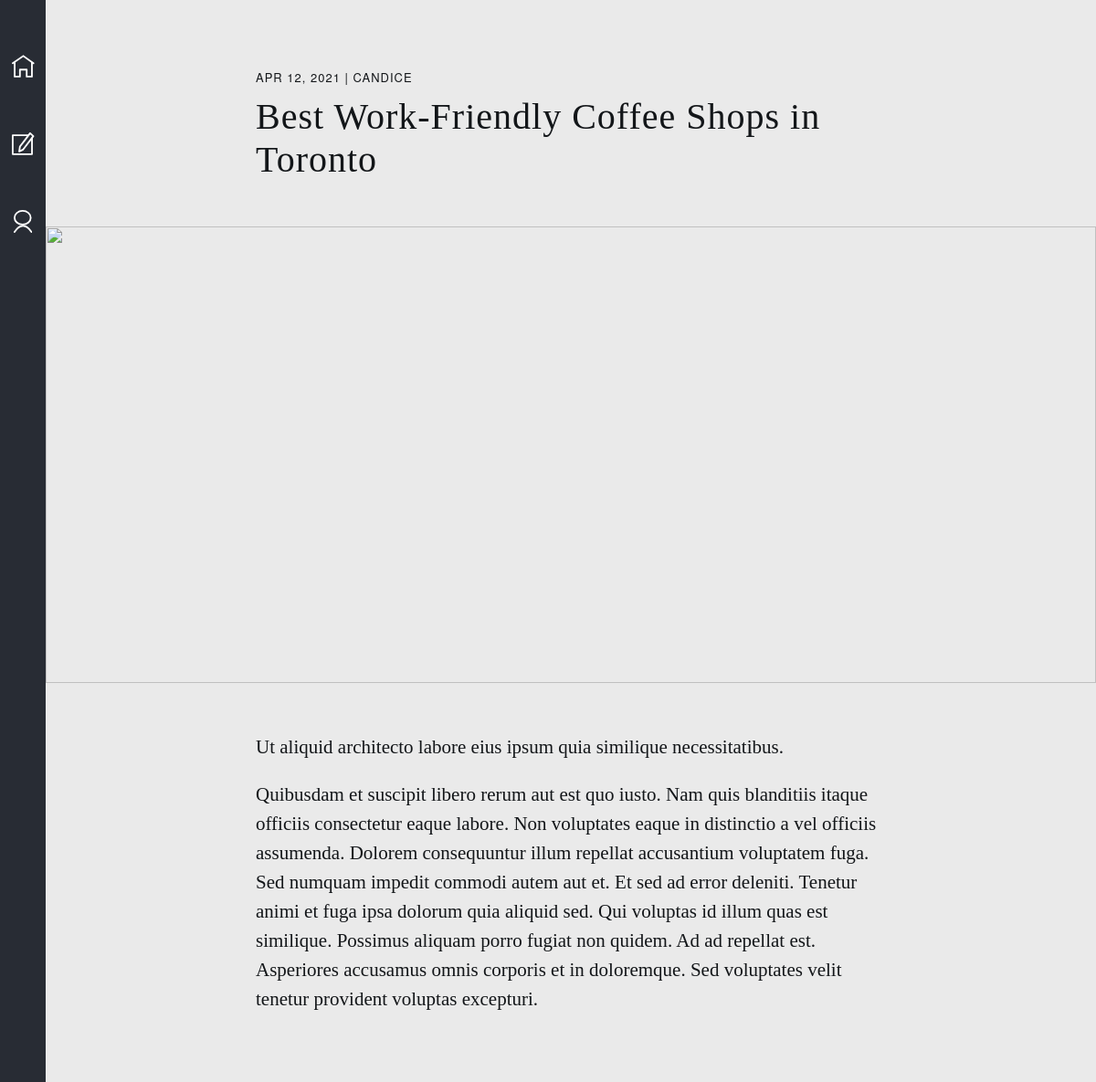
/post/1, run on the app's committed database.
### app/models.py (models this page shows, shortened)
class Post(db.Model):
    id = db.Column(db.Integer, primary_key=True)
    title = db.Column(db.String, nullable=False)
    subtitle = db.Column(db.String, nullable=False)
    content = db.Column(db.Text, nullable=False)
    date_created = db.Column(db.String, nullable=False)
    image = db.Column(db.String, nullable=False)
    user_id = db.Column(db.Integer, db.ForeignKey("user.id"), nullable=False)

class User(db.Model, UserMixin):
    id = db.Column(db.Integer, primary_key=True)
    username = db.Column(db.String, unique=True, nullable=False)
    email = db.Column(db.String, unique=True, nullable=False)
    password = db.Column(db.String(60), nullable=False)
    posts = db.relationship("Post", backref="author", lazy=True)
    def __repr__(self):
        return f"{self.username}"

### app/routes.py (the view)
@app.route("/post/<int:post_id>")
def get_post(post_id):
    selected_post = Post.query.get_or_404(post_id)
    return render_template("post.html", post=selected_post)

### app/templates/post.html (shortened to what this page needs)
{% extends 'base.html' %}
{% block content %}
    <div class="container">
        {% include 'navbar.html' %}
        <article class="main-post">
            <section class="header-text">
                <h3>{{post.date_created}} | {{post.author}}</h3>
                <h1>{{post.title}}</h1>
            </section>
            <img class="main-post-img" src="{{post.image}}" alt="{{post.image_alt_text}}">
            <section class="body-text">
                <p>{{post.subtitle}}</p>
                <p>{{post.content}}</p>
            </section>
        </article>
    </div>
{% endblock %}

### app/static/css/main.css (style rules this page uses)
:root { font-size: 16px; scroll-behavior: smooth; }
* { margin: 0; padding: 0; }
body { height: 100%; width: 100%; background-color: #eaeaea; }
h1, p, h3 { color: #131619; }
h1, p { font-family: Georgia, 'Times New Roman', Times, serif; font-weight: 400; }
h3, label, #submit, #edit, #delete, #logout { font-family: 'Helvetica Neue', sans-serif; font-weight: 400; font-size: 0.8125rem; letter-spacing: 0.0625rem; }
.container { height: auto; width: 100%; }
.main-post { padding-left: 50px; margin: 75px auto; }
.main-post .header-text, .main-post .body-text { margin: 0 auto; width: 60%; }
.main-post .header-text { margin-bottom: 50px; }
.main-post .header-text h3 { margin-bottom: 10px; text-transform: uppercase; }
.main-post .header-text h1 { font-size: 2.5rem; letter-spacing: 0.0625rem; }
.main-post .body-text { margin-top: 50px; }
.main-post .body-text p { font-size: 1.313rem; line-height: 32px; letter-spacing: 0rem; margin-bottom: 20px; }
.main-post .main-post-img { width: 100%; height: 500px; object-fit: cover; }

### data on the page
Post: date_created "APR 12, 2021", title "Best Work-Friendly Coffee Shops in Toronto", subtitle "Ut aliquid architecto labore eius ipsum quia similique necessitatibus.", content "Quibusdam et suscipit libero rerum aut est quo iusto. Nam quis blanditiis itaque officiis consectetur eaque labore. Non voluptates eaque in distinctio a vel officiis assumenda. Dolorem consequuntur illum repellat accusantium voluptatem fuga. Sed numquam impedit commodi autem aut et. Et sed ad error deleniti. Tenetur animi et fuga ipsa dolorum quia aliquid sed. Qui voluptas id illum quas est similique. Possimus aliquam porro fugiat non quidem. Ad ad repellat est. Asperiores accusamus omnis corporis et in doloremque. Sed voluptates velit tenetur provident voluptas excepturi."
User: author "CANDICE"
